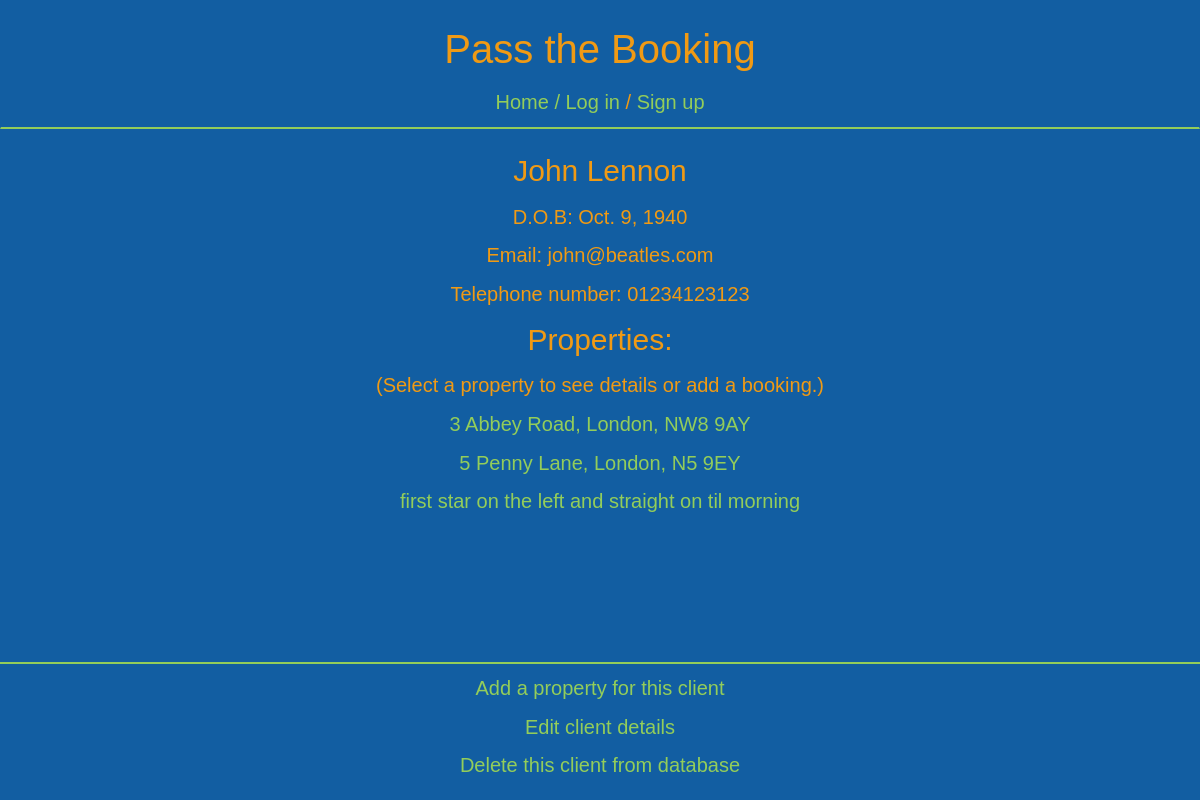
Page /clients/1/ on the committed database.
### pass_the_booking/models.py (models this page shows, shortened)
class Client(models.Model):
    name = models.CharField(max_length=200)
    email = models.EmailField(max_length=254)
    dob = models.DateField()
    telephone = models.CharField(max_length=200)

class Property(models.Model):
    client = models.ForeignKey(Client, on_delete=models.CASCADE)
    address = models.TextField()
    price = models.IntegerField()
    bedrooms = models.IntegerField()
    internet = models.BooleanField()

### pass_the_booking/views/clients.py (the view)
# urls.py: url(r'^clients/(?P<pk>\d+)/$', views.client_detail, name='client_detail'),
def client_detail(request, pk):
    client = get_object_or_404(Client, pk=pk)
    properties = client.property_set.all()
    return render(request, 'pass_the_booking/clients/client_detail.html', {'client': client, 'properties': properties})

### pass_the_booking/templates/pass_the_booking/clients/client_detail.html
{% extends 'pass_the_booking/base.html' %}
{% block content %}
  <div class='main'>
    <div>
      <p class='subtitle'>{{ client.name }}</p>
      <p>D.O.B: {{ client.dob }}</p>
      <p>Email: {{ client.email }}</p>
      <p>Telephone number: {{ client.telephone }}</p>
    </div>
    <div>
      <p class='subtitle'>Properties:</p>
      <p>(Select a property to see details or add a booking.)</p>
      {% for property in properties %}
        <p><a href="{% url 'property_detail' pk=property.pk %}">{{ property.address }}</a></p>
      {% endfor %}
    </div>
  </div>
  <div class='bottom-navbar'>
    <p><a href="{% url 'property_new' pk=client.pk %}">Add a property for this client</a></p>
    <p><a href="{% url 'client_edit' pk=client.pk %}">Edit client details</a></p>
    <p><a href="{% url 'client_delete' pk=client.pk %}">Delete this client from database</a></p>
  </div>
{% endblock %}

### pass_the_booking/static/css/pass_the_booking.css (style rules this page uses)
body { background-color: #125ea2; color: #f09a14; text-align: center; font-family: helvetica; font-size: 20; }
.subtitle { font-size: 30px }
a { color: #93cd5a; }
.bottom-navbar { background-color: #125ea2; position: fixed; bottom: 0; width: 100%; border-radius: 0px; border-top: 2px solid #93cd5a; padding-bottom: 10px; padding-top: 10px; }
.main { margin-top: 150px; margin-bottom: 150px; }

### rows in the picture
Client: name "John Lennon", dob "Oct. 9, 1940", email "john@beatles.com", telephone "01234123123"
Property: address "3 Abbey Road, London, NW8 9AY"
Property: address "5 Penny Lane, London, N5 9EY"
Property: address "first star on the left and straight on til morning"
